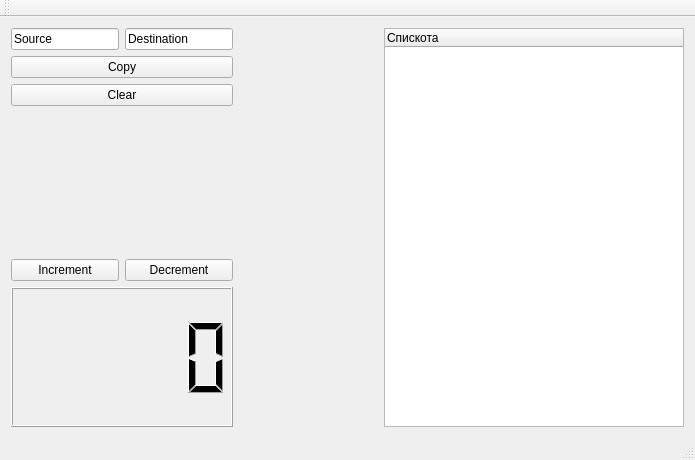
<?xml version="1.0" encoding="UTF-8"?>
<ui version="4.0">
 <class>MainWindow</class>
 <widget class="QMainWindow" name="MainWindow">
  <property name="geometry">
   <rect>
    <x>0</x>
    <y>0</y>
    <width>695</width>
    <height>460</height>
   </rect>
  </property>
  <property name="minimumSize">
   <size>
    <width>225</width>
    <height>201</height>
   </size>
  </property>
  <property name="windowTitle">
   <string>MainWindow</string>
  </property>
  <widget class="QWidget" name="centralWidget">
   <layout class="QHBoxLayout" name="horizontalLayout_3">
    <item>
     <layout class="QVBoxLayout" name="verticalLayout">
      <property name="sizeConstraint">
       <enum>QLayout::SetDefaultConstraint</enum>
      </property>
      <item>
       <layout class="QHBoxLayout" name="horizontalLayout">
        <item>
         <widget class="QLineEdit" name="myLineEdit1">
          <property name="sizePolicy">
           <sizepolicy hsizetype="Expanding" vsizetype="Fixed">
            <horstretch>0</horstretch>
            <verstretch>0</verstretch>
           </sizepolicy>
          </property>
          <property name="text">
           <string>Source</string>
          </property>
         </widget>
        </item>
        <item>
         <widget class="QLineEdit" name="myLineEdit2">
          <property name="text">
           <string>Destination</string>
          </property>
         </widget>
        </item>
       </layout>
      </item>
      <item>
       <widget class="QPushButton" name="myPushButton1">
        <property name="text">
         <string>Copy</string>
        </property>
       </widget>
      </item>
      <item>
       <widget class="QPushButton" name="myPushButton2">
        <property name="text">
         <string>Clear</string>
        </property>
       </widget>
      </item>
      <item>
       <widget class="QLabel" name="myLabel">
        <property name="text">
         <string/>
        </property>
       </widget>
      </item>
      <item>
       <layout class="QHBoxLayout" name="horizontalLayout_2">
        <item>
         <widget class="QPushButton" name="incButton">
          <property name="text">
           <string>Increment</string>
          </property>
         </widget>
        </item>
        <item>
         <widget class="QPushButton" name="decButton">
          <property name="text">
           <string>Decrement</string>
          </property>
         </widget>
        </item>
       </layout>
      </item>
      <item>
       <widget class="QLCDNumber" name="lcdNumber">
        <property name="enabled">
         <bool>true</bool>
        </property>
        <property name="autoFillBackground">
         <bool>false</bool>
        </property>
       </widget>
      </item>
     </layout>
    </item>
    <item>
     <spacer name="horizontalSpacer">
      <property name="orientation">
       <enum>Qt::Horizontal</enum>
      </property>
      <property name="sizeHint" stdset="0">
       <size>
        <width>40</width>
        <height>20</height>
       </size>
      </property>
     </spacer>
    </item>
    <item>
     <widget class="QTreeWidget" name="treeWidget">
      <property name="minimumSize">
       <size>
        <width>300</width>
        <height>0</height>
       </size>
      </property>
      <column>
       <property name="text">
        <string>Спискота</string>
       </property>
      </column>
     </widget>
    </item>
   </layout>
  </widget>
  <widget class="QToolBar" name="mainToolBar">
   <attribute name="toolBarArea">
    <enum>TopToolBarArea</enum>
   </attribute>
   <attribute name="toolBarBreak">
    <bool>false</bool>
   </attribute>
  </widget>
  <widget class="QStatusBar" name="statusBar"/>
  <widget class="QMenuBar" name="menuBar">
   <property name="geometry">
    <rect>
     <x>0</x>
     <y>0</y>
     <width>695</width>
     <height>22</height>
    </rect>
   </property>
  </widget>
 </widget>
 <layoutdefault spacing="6" margin="11"/>
 <resources/>
 <connections>
  <connection>
   <sender>myPushButton2</sender>
   <signal>clicked()</signal>
   <receiver>myLineEdit2</receiver>
   <slot>clear()</slot>
   <hints>
    <hint type="sourcelabel">
     <x>206</x>
     <y>100</y>
    </hint>
    <hint type="destinationlabel">
     <x>66</x>
     <y>95</y>
    </hint>
   </hints>
  </connection>
  <connection>
   <sender>myPushButton2</sender>
   <signal>clicked()</signal>
   <receiver>myLineEdit1</receiver>
   <slot>clear()</slot>
   <hints>
    <hint type="sourcelabel">
     <x>206</x>
     <y>100</y>
    </hint>
    <hint type="destinationlabel">
     <x>66</x>
     <y>55</y>
    </hint>
   </hints>
  </connection>
 </connections>
</ui>
